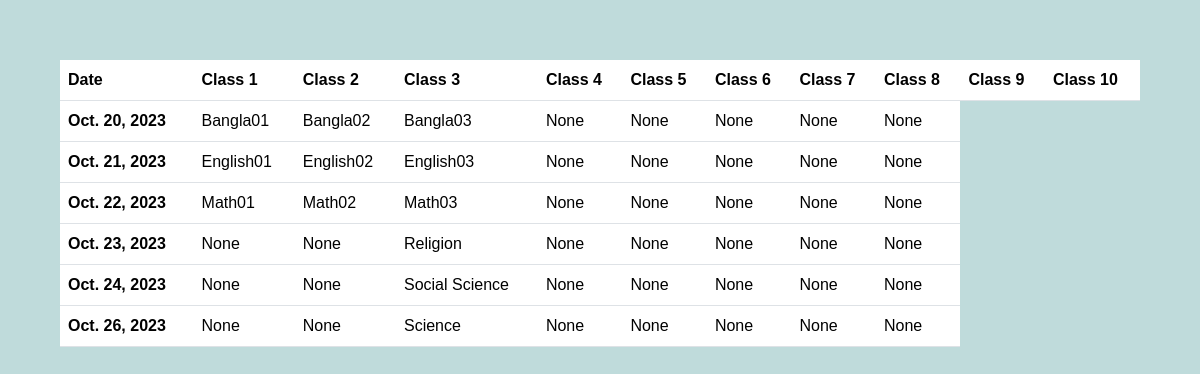
/viewexamroutine, run on the app's committed database.
### academic/models.py (models this page shows)
class ExamRoutine(PreModel):
    date = models.DateField()
    exam_type = models.ForeignKey(ExamType,on_delete=models.CASCADE)
    exam1 = models.ForeignKey(Subject,on_delete=models.SET_NULL,null=True,blank=True,related_name='exam1')
    exam2 = models.ForeignKey(Subject,on_delete=models.SET_NULL,null=True,blank=True,related_name='exam2')
    exam3 = models.ForeignKey(Subject,on_delete=models.SET_NULL,null=True,blank=True,related_name='exam3')
    exam4 = models.ForeignKey(Subject,on_delete=models.SET_NULL,null=True,blank=True,related_name='exam4')
    exam5 = models.ForeignKey(Subject,on_delete=models.SET_NULL,null=True,blank=True,related_name='exam5')
    exam6 = models.ForeignKey(Subject,on_delete=models.SET_NULL,null=True,blank=True,related_name='exam6')
    exam7 = models.ForeignKey(Subject,on_delete=models.SET_NULL,null=True,blank=True,related_name='exam7')
    exam8 = models.ForeignKey(Subject,on_delete=models.SET_NULL,null=True,blank=True,related_name='exam8')
    exam9 = models.ForeignKey(Subject,on_delete=models.SET_NULL,null=True,blank=True,related_name='exam9')
    exam10 = models.ForeignKey(Subject,on_delete=models.SET_NULL,null=True,blank=True,related_name='exam10')

class Subject(PreModel):
    which_class = models.ForeignKey(Class,on_delete=models.CASCADE,related_name='which_class')
    subject_name = models.CharField(max_length=255)
    subject_teacher = models.ForeignKey(Teacher,on_delete=models.SET_NULL,null=True,blank=True)
    def __str__(self) -> str:
        return f'{self.subject_name}'

### academic/views.py (the view)
# urls.py: path('viewexamroutine',view_exam_routine,name="view-exam-routine"),
def view_exam_routine(request):
    routines = ExamRoutine.objects.all()
    return render(request,'view_exam_routine.html',{'routines':routines})

### template/view_exam_routine.html
{% extends 'base.html' %}
{% block content %}
  <table class="table">
    <thead>
      <tr>
        <th scope="col">Date</th>
        <th scope="col">Class 1</th>
        <th scope="col">Class 2</th>
        <th scope="col">Class 3</th>
        <th scope="col">Class 4</th>
        <th scope="col">Class 5</th>
        <th scope="col">Class 6</th>
        <th scope="col">Class 7</th>
        <th scope="col">Class 8</th>
        <th scope="col">Class 9</th>
        <th scope="col">Class 10</th>
      </tr>
    </thead>
    <tbody>
        {% for r in routines %}
      <tr>
        <th scope="row">{{r.date}}</th>
        <td>{{r.exam1}}</td>
        <td>{{r.exam2}}</td>
        <td>{{r.exam3}}</td>
        <td>{{r.exam4}}</td>
        <td>{{r.exam5}}</td>
        <td>{{r.exam6}}</td>
        <td>{{r.exam7}}</td>
        <td>{{r.exam8}}</td>
      </tr>
      {% endfor %}
    </tbody>
  </table>
{% endblock %}

### template/base.html (style rules this page uses)
body { font-family: Arial, Helvetica, sans-serif; background-color: rgb(191, 219, 219); margin: 5%; }

### data on the page
ExamRoutine: date "Oct. 20, 2023", exam1 "Bangla01", exam2 "Bangla02", exam3 "Bangla03", exam4 "None", exam5 "None", exam6 "None", exam7 "None", exam8 "None"
ExamRoutine: date "Oct. 21, 2023", exam1 "English01", exam2 "English02", exam3 "English03", exam4 "None", exam5 "None", exam6 "None", exam7 "None", exam8 "None"
ExamRoutine: date "Oct. 22, 2023", exam1 "Math01", exam2 "Math02", exam3 "Math03", exam4 "None", exam5 "None", exam6 "None", exam7 "None", exam8 "None"
ExamRoutine: date "Oct. 23, 2023", exam1 "None", exam2 "None", exam3 "Religion", exam4 "None", exam5 "None", exam6 "None", exam7 "None", exam8 "None"
ExamRoutine: date "Oct. 24, 2023", exam1 "None", exam2 "None", exam3 "Social Science", exam4 "None", exam5 "None", exam6 "None", exam7 "None", exam8 "None"
ExamRoutine: date "Oct. 26, 2023", exam1 "None", exam2 "None", exam3 "Science", exam4 "None", exam5 "None", exam6 "None", exam7 "None", exam8 "None"
